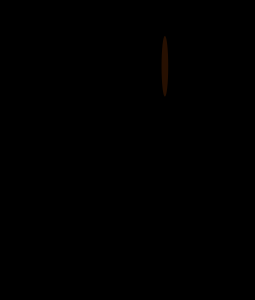
Frame 1 (no input)
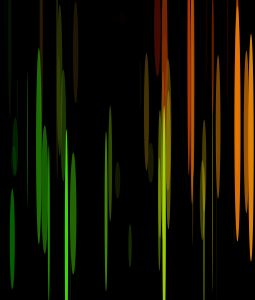
Frame 60 (the mouse pressed at the canvas centre just before this capture)
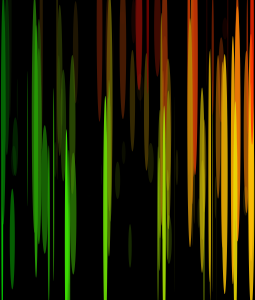
Frame 120 (the mouse held since frame 60 and released just before this capture)

The Processing sketch that drew these frames (run headless with seeded random() and noise(); from frame 60 on, the mouse is pressed at the canvas centre):

// Processing sketch: processing_33132
// ── processing_33132.pde

float r;
float g;
float b;
float a;
float diam;
float x;
float y;


void setup() {
size(255,300);
background(0);
smooth();
}


 
void draw() {
// Fill all variables with random values
r = random(255);
g = random(255);
b = random(7);
a = random(255);
diam = random(20);
x += random(8);
y += random(1);
// Use values to draw an ellipse
noStroke();
fill(r,g,b,a);
ellipse(r,g,b,a);

if(g>300 || a>255){
  diam =0+ random(80);
}
}
